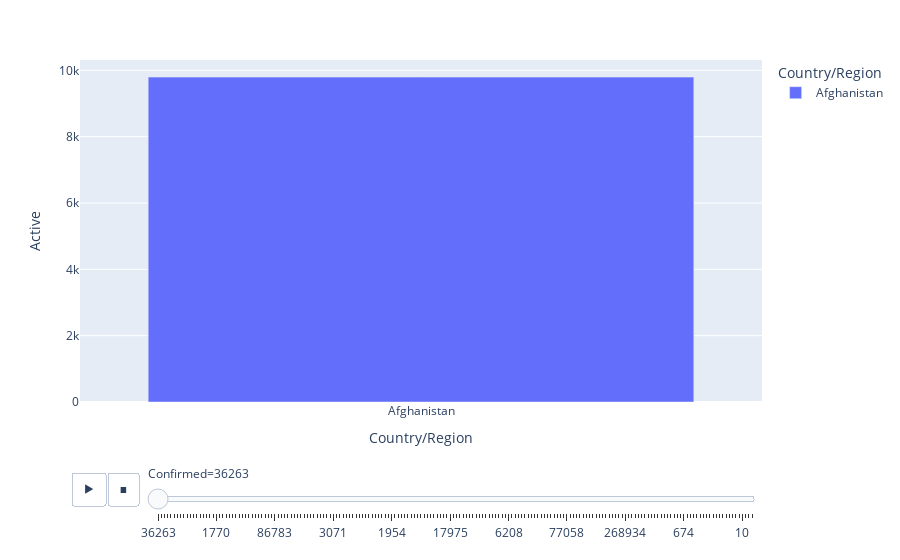

Notebook code cell kept with this figure:
### Code cell
figure = px.bar(covid, x = 'Country/Region', y = 'Active',color = 'Country/Region', animation_frame ='Confirmed', template = 'plotly')
figure.update_layout(xaxis = {'categoryorder': 'total descending'})
figure.show()
